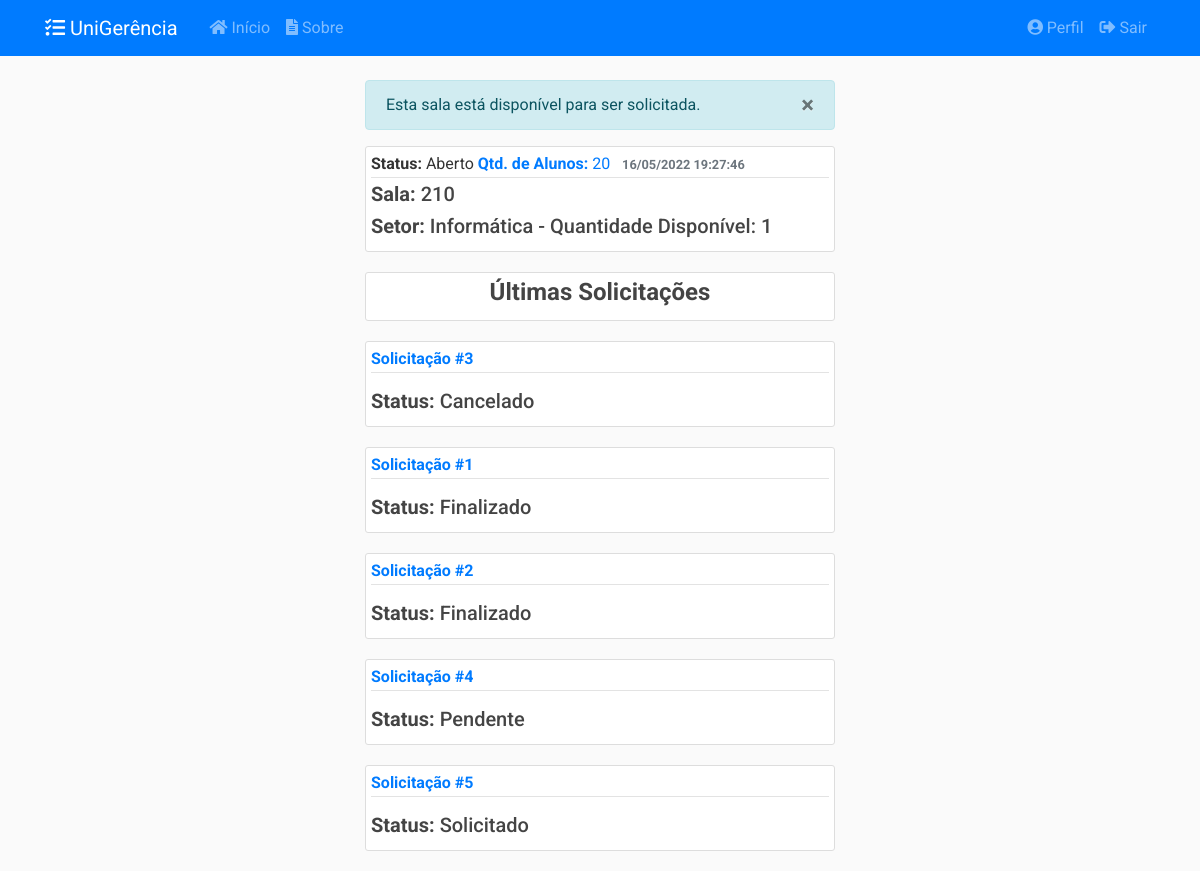
/salas/1 (signed in), run on an earlier commit of the app's database.
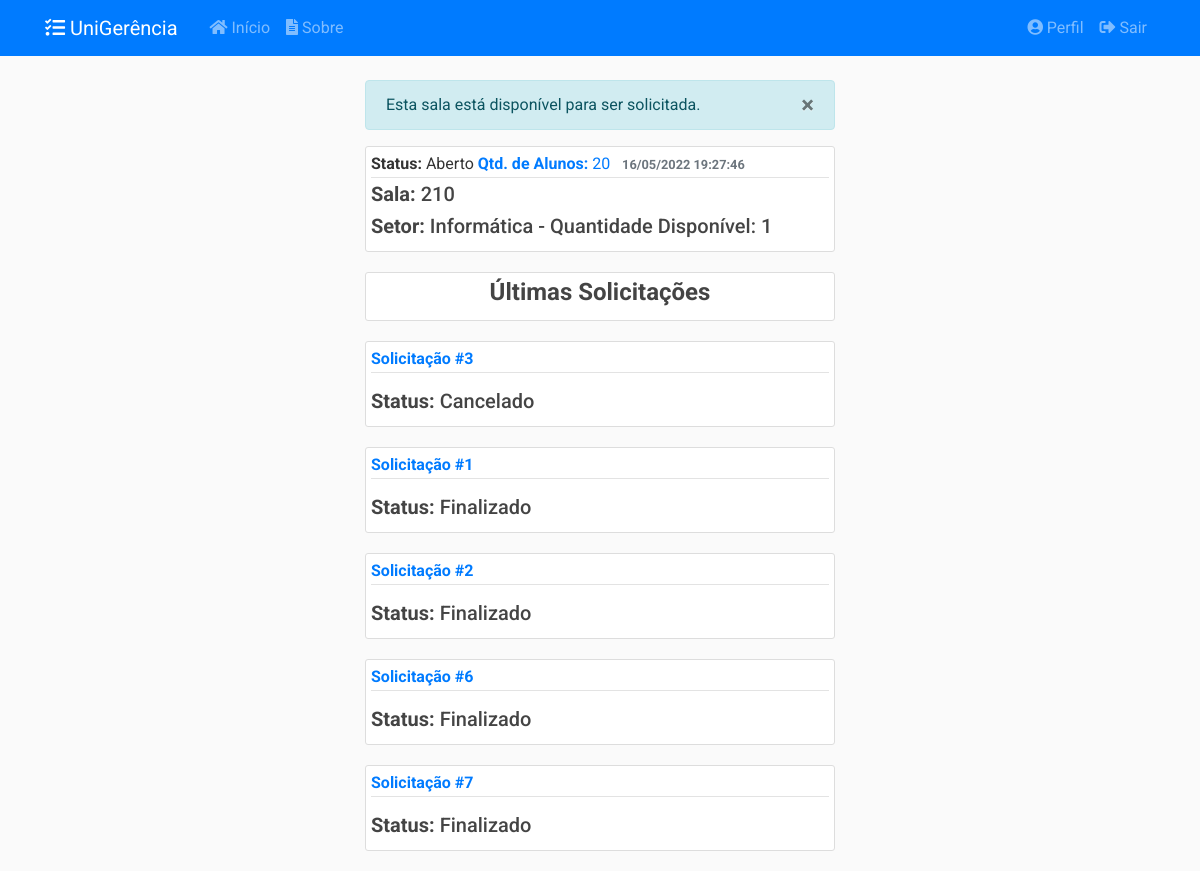
And on a later commit of the database.
### app/models/solicitacoes.py (models this page shows, shortened)
class Solicitacao(db.Model):
    __tablename__ = 'solicitacoes'
    __table_args__ = {'extend_existing': True}
    id = db.Column(db.Integer, primary_key=True)
    status = db.Column(db.Enum(Status), default=Status.ABERTO.name)
    data_abertura = db.Column(db.DateTime, nullable=False,
                              default=datetime.now().astimezone(fuso_horario))
    data_inicio_pref = db.Column(db.Date, nullable=False)
    data_fim_pref = db.Column(db.Date, nullable=False)
    data_retirada = db.Column(db.DateTime, nullable=True)
    data_devolucao = db.Column(db.DateTime, nullable=True)
    data_cancelamento = db.Column(db.DateTime, nullable=True)
    data_finalizacao = db.Column(db.DateTime, nullable=True)
    quantidade = db.Column(db.Integer, nullable=False, default=0)
    descricao = db.Column(db.String(20), nullable=False)
    tipo = db.Column(db.String(20), nullable=False)
    ativo = db.Column(db.Boolean, nullable=False, default=True)
    usuario_id = db.Column(db.Integer, db.ForeignKey('usuarios.id'),
                           nullable=False)
    turno_id = db.Column(db.Integer, db.ForeignKey('turnos.id'),
                           nullable=False)
    turno = db.relationship('Turno', back_populates='solicitacoes')
    __mapper_args__ = {
        'polymorphic_identity': 'SOLICITACAO',
        'polymorphic_on': tipo
    }

class SolicitacaoSala(Solicitacao):
    __tablename__ = 'solicitacoes_salas'
    id = db.Column(db.Integer, db.ForeignKey('solicitacoes.id'), primary_key=True)
    setor_id = db.Column(db.Integer, db.ForeignKey('setores.id'), nullable=False)
    setor = db.relationship('Setor', back_populates='solicitacoes')
    salas = db.relationship('Sala', secondary= solicitacao_s,
                                    back_populates='solicitacoes')
    __mapper_args__ = {
        'polymorphic_identity': 'SALA',
    }

class Solicitacao(db.Model):
    __tablename__ = 'solicitacoes'
    __table_args__ = {'extend_existing': True}
    id = db.Column(db.Integer, primary_key=True)
    status = db.Column(db.Enum(Status), default=Status.ABERTO.name)
    data_abertura = db.Column(db.DateTime, nullable=False,
                              default=datetime.now().astimezone(fuso_horario))
    data_inicio_pref = db.Column(db.Date, nullable=False)
    data_fim_pref = db.Column(db.Date, nullable=False)
    data_retirada = db.Column(db.DateTime, nullable=True)
    data_devolucao = db.Column(db.DateTime, nullable=True)
    data_cancelamento = db.Column(db.DateTime, nullable=True)
    data_finalizacao = db.Column(db.DateTime, nullable=True)
    quantidade = db.Column(db.Integer, nullable=False, default=0)
    descricao = db.Column(db.String(20), nullable=False)
    tipo = db.Column(db.String(20), nullable=False)
    ativo = db.Column(db.Boolean, nullable=False, default=True)
    usuario_id = db.Column(db.Integer, db.ForeignKey('usuarios.id'),
                           nullable=False)
    turno_id = db.Column(db.Integer, db.ForeignKey('turnos.id'),
                           nullable=False)
    turno = db.relationship('Turno', back_populates='solicitacoes')
    __mapper_args__ = {
        'polymorphic_identity': 'SOLICITACAO',
        'polymorphic_on': tipo
    }

class SolicitacaoEquipamento(Solicitacao):
    __tablename__ = 'solicitacoes_equipamentos'
    id = db.Column(db.Integer, db.ForeignKey('solicitacoes.id'), primary_key=True)
    tipo_eqp_id = db.Column(db.Integer, db.ForeignKey('tipos_equipamento.id'),
                           nullable=True)
    equipamentos = db.relationship('Equipamento', secondary=solicitacao_e,
                                   back_populates='solicitacoes')
    tipo_eqp = db.relationship('TipoEquipamento', back_populates='solicitacoes')
    __mapper_args__ = {
        'polymorphic_identity': 'EQUIPAMENTO'
    }

### app/controllers/salas.py (the view)
@salas.route("/<int:sala_id>")
@login_required
@prof_required
def sala(sala_id):
    sala = Sala.query.filter_by(
        id=sala_id).filter_by(ativo=True).first_or_404()
    solicitacoes = Solicitacao.query.filter(
        SolicitacaoSala.salas.contains(sala)).filter_by(ativo=True).order_by(
        SolicitacaoSala.id.desc()).limit(5)
    return render_template('salas/sala.html',
                           title=sala, sala=sala,
                           solicitacoes=solicitacoes)

### app/models/salas.py (called while the page is built)
    def __repr__(self):
        return f"{self.numero} - {self.setor.name} - Qtde. Alunos: {self.qtd_aluno}"

    def __repr__(self):
        return f"{self.name} - Quantidade Disponível: {self.qtd_disponivel}"

### app/models/usuarios.py (called while the page is built)
@login_manager.user_loader
def load_user(user_id):
    return Usuario.query.get(int(user_id))

### app/utils.py (called while the page is built)
def prof_required(f):
    @wraps(f)
    def wrap(*args, **kwargs):
        if current_user.tipo.name == 'PROF' or current_user.tipo.name == 'ADMIN':
            return f(*args, **kwargs)
        else:
            flash('Você não tem autorização para acessar esta página.', 'danger')
        return redirect(url_for('principal.inicio'))
    return wrap

### app/templates/salas/sala.html (shortened to what this page needs)
{% extends "layout.html" %}
{% block conteudo %}
{% if sala.status.name != 'PENDENTE' %}
<div class="alert alert-info" role="alert" id="alert-message">
    <button type="button" class="close" data-dismiss="alert">
    <span>&times;</span>
    </button>
    {% if sala.status.name == 'ABERTO' %}
    Esta sala está disponível para ser solicitada.
    {% elif sala.status.name == 'EMUSO' %}
    Esta sala está em uso.
    {% elif sala.status.name == 'DESABILITADO' or sala.status.name == 'EMMANUTENCAO' %}
    Esta sala está indisponível para ser solicitada.
    {% endif %}
</div>
{% endif %}
<article class="media content-section">
    <div class="media-body">
        <div class="article-metadata mb-3>
            <a class="mr-2"><strong>Status:</strong> {{ sala.status.value }}</a>
            <a class="mr-2"><strong>Qtd. de Alunos:</strong> {{ sala.qtd_aluno }}</a>
            <small class="text-muted"><strong>{{ sala.data_cadastro.strftime('%d/%m/%Y %H:%M:%S') }}</strong></small>
        </div>
        <h5 class="article-title"><strong>Sala:</strong> {{ sala.numero }}</h5>
        <h5 class="article-content"><strong> Setor:</strong> {{ sala.setor }}</h5>
    </div>
</article>
<article class="media content-section">
    <div class="media-body">
        <h4 class="article-content text-center"><strong>Últimas Solicitações</strong></h4>
    </div>
</article>
{% for solicitacao in solicitacoes %}
<article class="media content-section">
    <div class="media-body">
        <div class="article-metadata mb-3">
            <a class="mr-2" href="{{ url_for('solicitacoes.solicitacao', solicitacao_id=solicitacao.id )}}"><strong>Solicitação #{{ solicitacao.id }}</strong></a>
        </div>
        <h5 class="article-content"><strong>Status:</strong> {{ solicitacao.status.value }}</h5>
    </div>
</article>
{% endfor %}
{% endblock conteudo %}

What changed in the data, as far as the page shows it:
no longer on this page (row unchanged): SolicitacaoEquipamento: id "4", status.value "Pendente"
no longer on this page (row unchanged): SolicitacaoSala: id "5", status.value "Solicitado"
added SolicitacaoEquipamento: id "6", status.value "Finalizado"
added SolicitacaoEquipamento: id "7", status.value "Finalizado"
